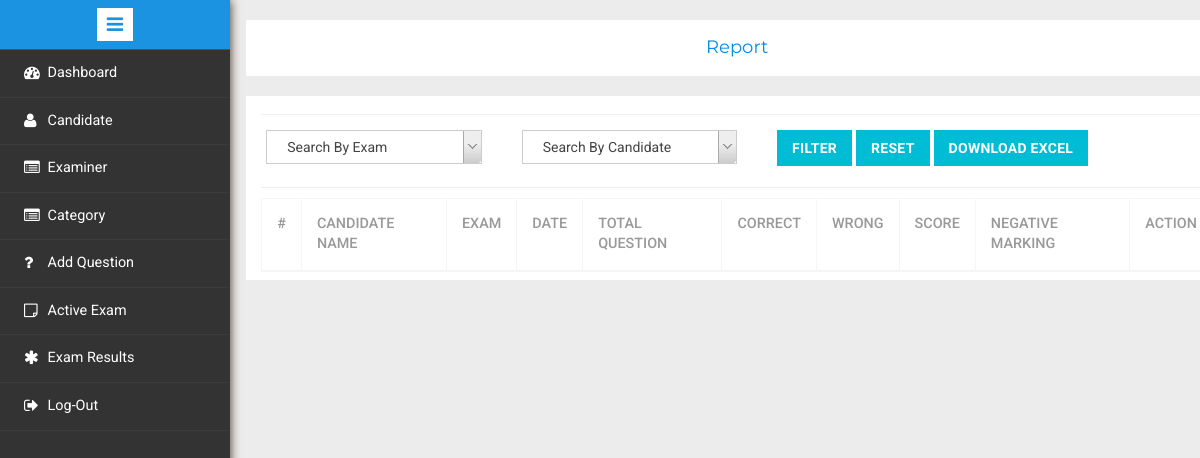
/examiner/report.php (signed in), run on an earlier commit of the app's database.
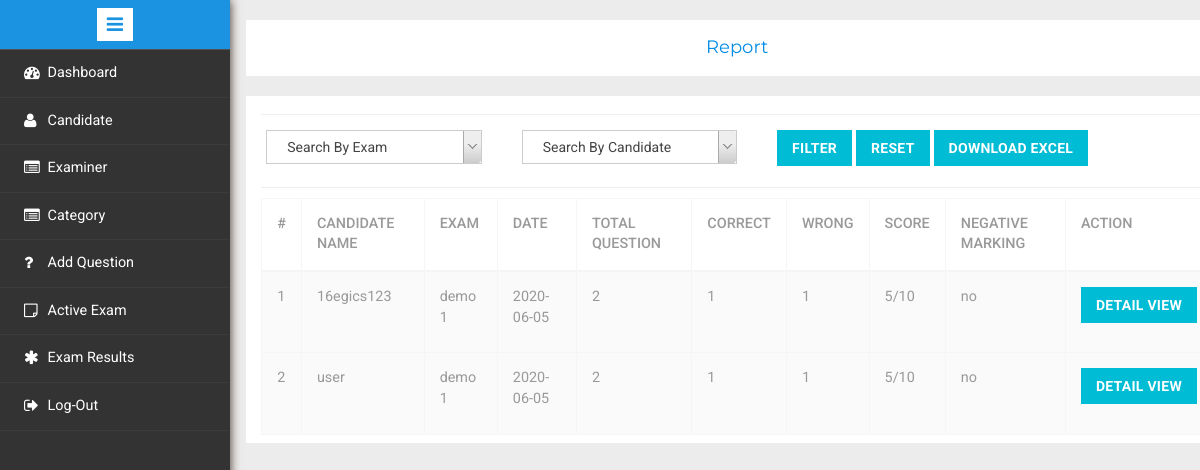
And on a later commit of the database.
### tables this page shows
CREATE TABLE `report` (
  `id` int(11) NOT NULL,
  `exam_id` int(11) NOT NULL,
  `applicant_id` int(11) NOT NULL,
  `report` varchar(2000) NOT NULL,
  `time_remaining` varchar(200) NOT NULL
);

CREATE TABLE `candidate_login` (
  `candidate_id` int(11) NOT NULL,
  `candidate_username` varchar(250) NOT NULL,
  `candidate_password` varchar(250) NOT NULL,
  `status` int(11) NOT NULL DEFAULT 0
);

CREATE TABLE `active_exams` (
  `id` int(11) NOT NULL,
  `title` varchar(200) NOT NULL,
  `date` date NOT NULL,
  `time` time NOT NULL,
  `duration` time NOT NULL,
  `purpose` varchar(100) NOT NULL,
  `total_question` int(11) NOT NULL,
  `total_marks` int(11) NOT NULL,
  `exam_key` varchar(100) NOT NULL,
  `negative_marking` varchar(100) NOT NULL,
  `questions` varchar(200) NOT NULL,
  `examiner_id` int(11) NOT NULL,
  `status` int(11) NOT NULL DEFAULT 0
);

### examiner/report.php (the view, shortened to what the changed rows need)
<?php
require_once 'database.php';
require_once 'layout.php';
?>
<html>
<head>
</head>
<body>
    <div class="page-container">
        <div class="left-content">
            <div class="mother-grid-inner">
                <ol class="breadcrumb">
                    <div class="bg-light table-responsive">
                        <table class="table table-bordered table-hover">
                            <thead>
                                <tr>
                                    <th>#</th>
                                    <th>Candidate Name</th>
                                    <th>Exam</th>
                                    <th>Date</th>
                                    <th>Total Question</th>
                                    <th>Correct</th>
                                    <th>Wrong</th>
                                    <th>Score</th>
                                    <th>Negative Marking</th>
                                    <th>Action</th>
                                </tr>
                            </thead>
                            <tbody>
                                <?php
                                $query = "select * from active_exams where status=0 and examiner_id='" . $_SESSION['examiner_id'] . "' order by date desc";
                                $result = $con->query($query);
                                $index = 0;
                                while ($fetchData = $result->fetch_assoc()) {
                                    $exam = $fetchData['title'];
                                    $date = $fetchData['date'];
                                    $total_question = $fetchData['total_question'];
                                    $negative_marking = $fetchData['negative_marking'];
                                    $total_marks = $fetchData['total_marks'];
                                    $result1 = $con->query("select * from report where exam_id='" . $fetchData['id'] . "'");
                                    while ($fetchData1 = $result1->fetch_assoc()) {
                                        $index++;
                                        $applicant_id = $con->query("select candidate_username from candidate_login where candidate_id='" . $fetchData1['applicant_id'] . "'")->fetch_assoc();
                                        $applicant_id = $applicant_id['candidate_username'];
                                        $report = $fetchData1['report'];
                                        $report = json_decode($report);
                                        $correct = 0;
                                        $wrong = 0;
                                        $count = count($report);
                                        for ($i = 0; $i < $count; $i++) {
                                            $qid = $report[$i]->qid;
                                            $aid = $report[$i]->aid;
                                            $data = $con->query("select answer_id from question where question_id='$qid' and status='0'")->fetch_assoc();
                                            $data = $data['answer_id'];
                                            if ($aid == $data) $correct++;
                                            else $wrong++;
                                        }
                                        $score = $correct;
                                        $score = $score * $total_marks / $total_question;
                                ?>
                                <tr>
                                    <td><?php echo $index; ?></td>
                                    <td><?php echo $applicant_id; ?></td>
                                    <td><?php echo $exam; ?></td>
                                    <td><?php echo $date; ?></td>
                                    <td><?php echo $total_question; ?></td>
                                    <td><?php echo $correct; ?></td>
                                    <td><?php echo $wrong; ?></td>
                                    <td><?php echo $score . "/" . $total_marks; ?></td>
                                    <td><?php echo $negative_marking; ?></td>
                                    <td>
                                        <form method="post">
                                            <button class="btn btn-primary" name="detail_view" type="submit">Detail
                                                View</button>
                                        </form>
                                    </td>
                                </tr>
                                <?php }
                                } ?>
                            </tbody>
                        </table>
                    </div>
                </ol>
            </div>
        </div>
    </div>
</body>
</html>

What changed in the data, as far as the page shows it:
added active_exams: title "demo 1", date "2020-06-05", total_question "2", score "5", total_marks "10", negative_marking "no"
added report: candidate_login.candidate_username "16egics123", correct "1", wrong "1"
added active_exams: title "demo 1", date "2020-06-05", total_question "2", score "5", total_marks "10", negative_marking "no"
added report: candidate_login.candidate_username "user", correct "1", wrong "1"
